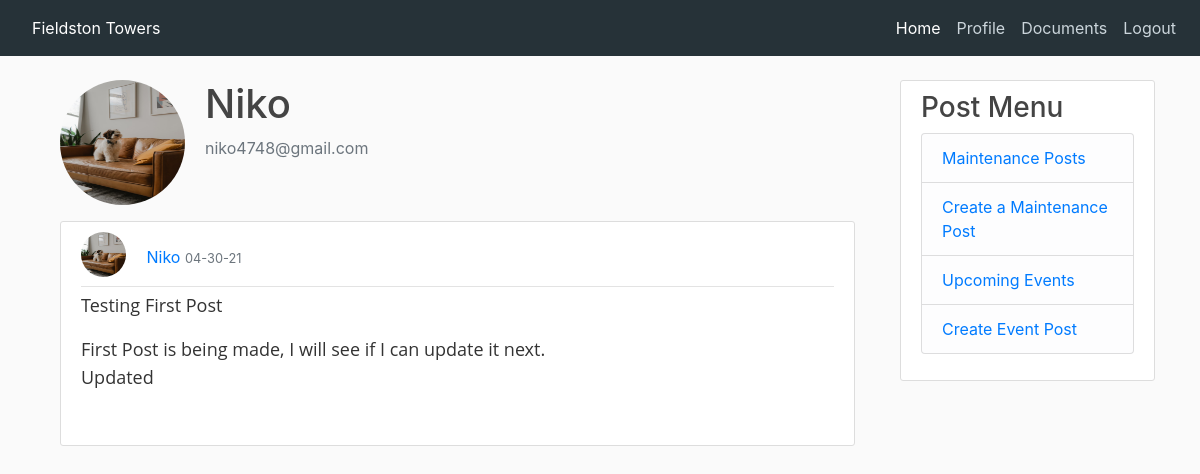
The page /user/Niko (signed in) on the database as committed earlier.
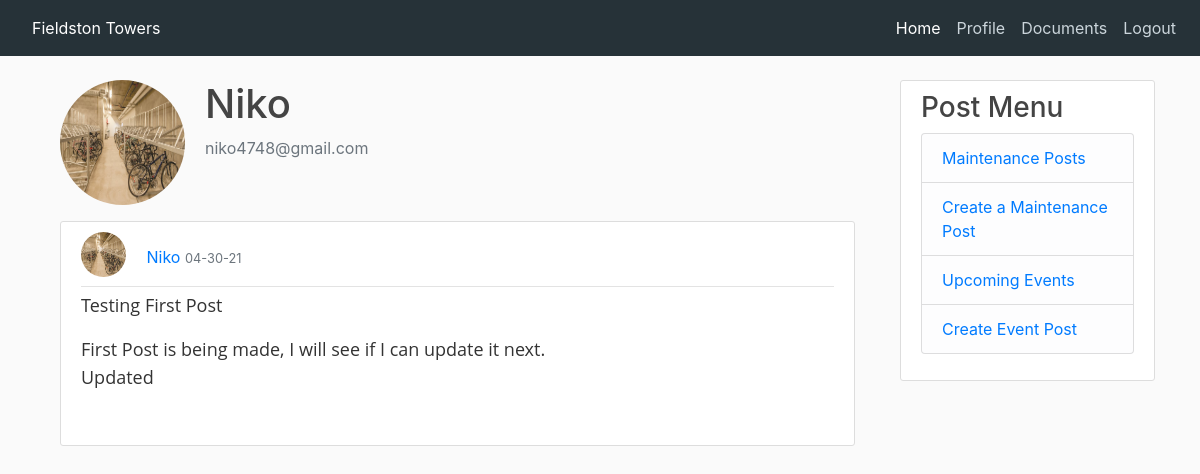
The same page on the database as committed later.
### app/models.py (models this page shows, shortened)
class User(UserMixin, db.Model):
    id = db.Column(db.Integer, primary_key=True)
    username = db.Column(db.String(20), unique=True, nullable=False)
    first_name = db.Column(db.String(60), nullable=False)
    last_name = db.Column(db.String(60), nullable=False)
    phone_number = db.Column(db.String())
    email = db.Column(db.String(120), unique=True, nullable=False)
    profile_img = db.Column(db.String(20), default='default.jpg')
    password_hash = db.Column(db.String(128), nullable=False)
    email_notification = db.Column(db.Boolean, default=False)
    text_notification = db.Column(db.Boolean, default=False)
    posts = db.relationship('CommunityBoard', backref='author', lazy=True)
    maintenances = db.relationship('Maintenance', backref='author', lazy=True)
    events = db.relationship('Event', backref='author', lazy=True)
    admin = db.Column(db.Boolean, default=False)

class CommunityBoard(db.Model):
    id = db.Column(db.Integer, primary_key=True)
    title = db.Column(db.String)
    post_img = db.Column(db.String(20), nullable=True)
    body = db.Column(db.String)
    user_id = db.Column(db.Integer, db.ForeignKey('user.id'))
    timestamp = db.Column(db.DateTime, default=datetime.utcnow())

### app/routes.py (the view)
@app.route('/user/<username>')
@login_required
def user(username):
    user = User.query.filter_by(username=username).first_or_404()
    posts = CommunityBoard.query.filter_by(user_id=user.id).order_by(CommunityBoard.timestamp.desc()).all()
    return render_template('user.html', user=user, posts=posts)

### app/models.py (called while the page is built)
@login.user_loader
def load_user(id):
    return User.query.get(int(id))

### app/templates/user.html (shortened to what this page needs)
{% extends "base_login.html" %}
{% block content %}
<main class="container">
    <div class="media">
        <img class="rounded-circle account-img" src="{{ url_for('static', filename='profile_pics/' + user.profile_img)}}">
        <div class="media-body">
            <h2 class="account-heading">{{ user.username }}</h2>
            <p class="text-secondary">{{ user.email }}</p>
        </div>
    </div>
    {% for post in posts %}
    <article class="media content-section">
        <div class="media-body">
            <div class="article-metadata">
                <img class="rounded-circle article-img"
                     src="{{ url_for('static', filename='profile_pics/' + post.author.profile_img) }}">
                <a href="{{ url_for('user', username=post.author.username) }}">{{ post.author.username }}</a>
                <small class="text-muted">{{ post.timestamp.strftime('%m-%d-%y') }}</small>
            </div>
            <p class="article-content">{{ post.title}}</p>
            <p class="article-content">{{ post.body }}</p>
        </div>
    </article>
    {% endfor %}
</main>
{% endblock %}

### app/templates/base_login.html (shortened to what this page needs)
<!DOCTYPE html>
<html>
<head>
    <link rel="stylesheet" href="https://maxcdn.bootstrapcdn.com/bootstrap/4.0.0/css/bootstrap.min.css"
>
    <link rel="stylesheet" type="text/css" href="{{ url_for('static', filename='css/base_login.css') }}">
</head>
<body>
<header class="site-header">
    {% block navbar %}
    <nav class="navbar navbar-dark fixed-top navbar-expand-sm">
        {% if current_user.is_authenticated %}
        <a class="nav-link" href="{{ url_for('home') }}">Fieldston Towers</a>
        {% else %}
        <a class="nav-link" href="{{ url_for('index') }}">Fieldston Towers</a>
        {% endif %}
        <div class="collapse navbar-collapse justify-content-end" id="navbarNav">
            <ul class="nav navbar-nav">
                <li class="nav-item active">
                    {% if current_user.is_authenticated %}
                    <a class="nav-link" href="{{ url_for('home') }}">Home</a>
                    {% else %}
                    <a class="nav-link" href="{{ url_for('index') }}">Home</a>
                    {% endif %}
                </li>
                <li class="nav-item">
                    {% if current_user.is_authenticated %}
                    <a class="nav-link" href="{{ url_for('user', username=current_user.username) }}">Profile</a>
                    {% else %}
                    <a class="nav-link" href="{{ url_for('amenities') }}">Amenities</a>
                    {% endif %}
                </li>
                <li class="nav-item">
                    <a class="nav-link" href="{{ url_for('documents') }}">Documents</a>
                </li>
                <li class="nav-item">
                    {% if current_user.is_anonymous %}
                    <a class="nav-link" href="{{ url_for('login') }}"><span class="fas fa-sign-in-alt"></span> Residents</a>
                    {% else %}
                    <a class="nav-link" href="{{ url_for('logout') }}">
                        Logout</a>
                    {% endif %}
                </li>
            </ul>
        </div>
    </nav>
    {% endblock %}
</header>
<main role="main" class="container">
    <div class="row">
        <div class="col-md-9">
            {% block content %}{% endblock %}
        </div>
        {% if current_user.is_authenticated %}
            <div class="col-md-3">
                <div class="content-section">
                    <h3>Post Menu</h3>
                    <ul class="list-group">
                        <li class="list-group-item list-group-item-light"><a href="{{url_for('maintenance')}}">Maintenance
                            Posts</a></li>
                        <li class="list-group-item list-group-item-light"><a href="{{url_for('maintenance_form')}}">Create a
                            Maintenance Post</a></li>
                        <li class="list-group-item list-group-item-light"><a href="{{url_for('events')}}">Upcoming
                            Events</a></li>
                        <li class="list-group-item list-group-item-light"><a href="{{url_for('event_form')}}">Create Event
                            Post</a></li>
                    </ul>
                </div>
            </div>
        {% endif %}
    </div>
</main>
</body>
</html>

### app/static/css/base_login.css (style rules this page uses)
body { background: #fafafa; color: #333333; margin-top: 5rem; }
h1, h2, h3, h4, h5, h6 { color: #444444; }
.site-header .navbar-nav .nav-link { color: #cbd5db; }
.content-section { background: #ffffff; padding: 10px 20px; border: 1px solid #dddddd; border-radius: 3px; margin-bottom: 20px; }
.article-content { white-space: pre-line; font-size: 18px; font-weight: 400; line-height: 28px; font-family: 'Open Sans', sans-serif; }
.article-img { height: 45px; width: 45px; margin-right: 16px; margin-bottom: 8px; }
.article-metadata { padding-bottom: 1px; margin-bottom: 4px; border-bottom: 1px solid #e3e3e3 }
.account-img { height: 125px; width: 125px; margin-right: 20px; margin-bottom: 16px; }
.account-heading { font-size: 2.5rem; }
nav { background-color: #263238; }
.nav-link { color: white; }

Rows that differ between the two databases and show on the page:
changed User "Niko": profile_img: a different picture
changed through a linked row, CommunityBoard "Testing First Post": profile_img: a different picture
